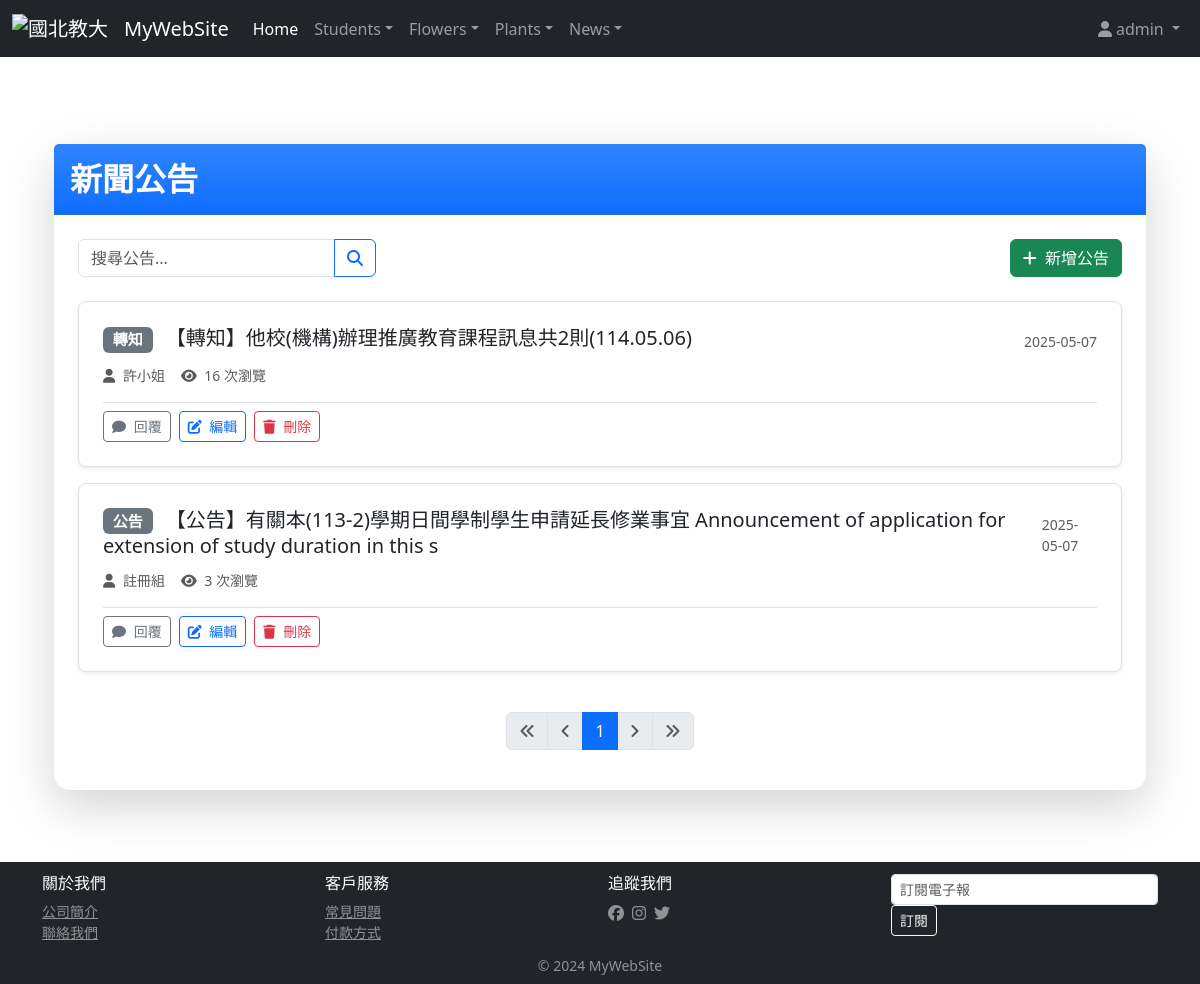
The app's page /news/ (signed in), older data.
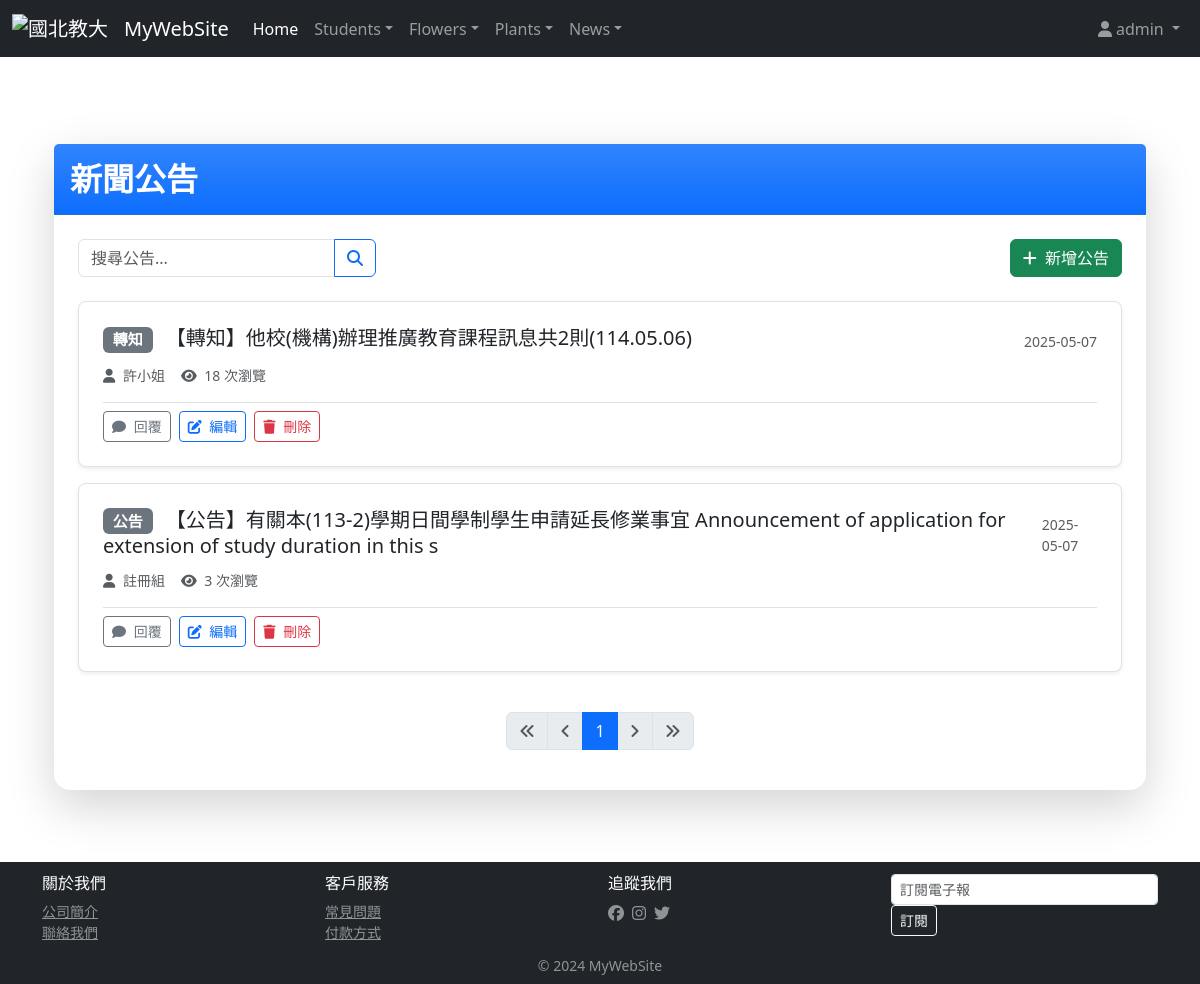
The same page, newer data.
### news/models.py (models this page shows, shortened)
class NewsUnit(models.Model):
    category = models.ForeignKey(Category, null=True, on_delete=models.PROTECT)
    author = models.CharField(max_length=20, null=False)
    title = models.CharField(max_length=100, null=False)
    content = models.TextField(null=False)
    pub_date = models.DateTimeField(auto_now_add=True)
    is_show  = models.BooleanField(default=False)
    click_count = models.IntegerField(default=0)
    image = models.ImageField(upload_to='news_images/', null=True, blank=True)
    link = models.URLField(null=True, blank=True)

class Category(models.Model):
    title = models.CharField(max_length=255, default="")
    def __str__(self):
        return self.title

### news/views.py (the view)
# urls.py: path('news/', newsViews.index),
@login_required
def index(request):
    newsData = NewsUnit.objects.all().order_by('id')
    paginator = Paginator(newsData, 10)
    page_number = request.GET.get('page')
    page_obj = paginator.get_page(page_number)
    return render(request, "news/index.html", locals())

### templates/news/index.html (shortened to what the changed rows need)
{% extends 'base.html' %}
{% block content %}
<div class="container py-5">
    <div class="card shadow-lg border-0 rounded-4 mb-4">
        <div class="card-header bg-gradient bg-primary text-white py-3">
            <h1 class="h2 fw-bold mb-0">新聞公告</h1>
        </div>
        <div class="card-body p-4">
            <div class="list-group">
                {% for newsItem in page_obj %}
                <div class="list-group-item list-group-item-action p-4 border mb-3 rounded-3 shadow-sm">
                    <div class="d-flex justify-content-between align-items-center">
                        <h3 class="h5 mb-1">
                            <span class="badge bg-secondary me-2">{{ newsItem.category }}</span>
                            <a href="{% url 'detail' newsItem.id %}" class="text-decoration-none text-dark stretched-link">
                                {{ newsItem.title }}
                            </a>
                        </h3>
                        <small class="text-muted">{{ newsItem.pub_date|date:"Y-m-d" }}</small>
                    </div>
                    <div class="d-flex align-items-center mt-2 text-muted small">
                        <span class="me-3">
                            <i class="fas fa-user me-1"></i> {{ newsItem.author }}
                        </span>
                        <span>
                            <i class="fas fa-eye me-1"></i> {{ newsItem.click_count }} 次瀏覽
                        </span>
                    </div>
                    {% if user.is_authenticated %}
                    <div class="mt-3 pt-2 border-top d-flex">
                        <a href="{% url 'detail' newsItem.id %}#reply" class="btn btn-sm btn-outline-secondary me-2">
                            <i class="fas fa-comment me-1"></i> 回覆
                        </a>
                        {% if user.is_staff %}
                        <a href="{% url 'edit_news' newsItem.id %}" class="btn btn-sm btn-outline-primary me-2">
                            <i class="fas fa-edit me-1"></i> 編輯
                        </a>
                        <a href="{% url 'delete_news' newsItem.id %}" class="btn btn-sm btn-outline-danger">
                            <i class="fas fa-trash me-1"></i> 刪除
                        </a>
                        {% endif %}
                    </div>
                    {% endif %}
                </div>
                {% endfor %}
            </div>
        </div>
    </div>
</div>
{% endblock %}

Row changes from the older to the newer data that the page shows:
changed NewsUnit "【轉知】他校(機構)辦理推廣教育課程訊息共2則(114.05.06)": click_count "16" → "18"
